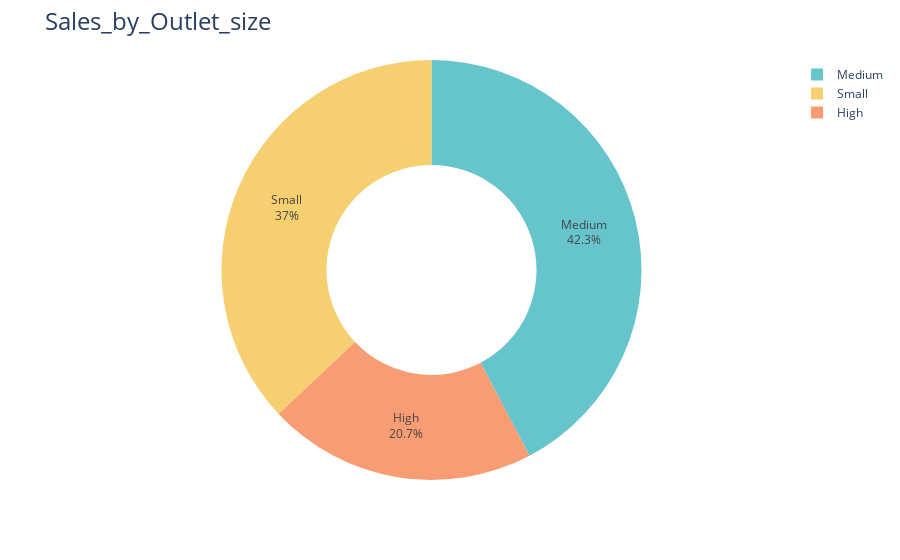

Notebook code for this chart:
### Markdown cell above
### 5.Sales by outlet size

### Code cell
Sales_by_Outlet_size = df.groupby("Outlet Size")["Sales"].sum().reset_index()
fig = px.pie(Sales_by_Outlet_size,values="Sales",names="Outlet Size",
             hole = 0.5,color_discrete_sequence = px.colors.qualitative.Pastel)
fig.update_traces(textposition = "inside",textinfo ="percent+label")
fig.update_layout(title_text = "Sales_by_Outlet_size",title_font=dict(size=24))
fig.show()

### Figure 1 — Plotly figure (JSON) as saved in the notebook; plotly's stock layout.template omitted (floating-point values rounded to 4 significant figures)
{"data": [{"domain": {"x": [0, 1], "y": [0, 1]}, "hole": 0.5, "hovertemplate": "Outlet Size=%{label}<br>Sales=%{value}<extra></extra>", "labels": ["High", "Medium", "Small"], "legendgroup": "", "name": "", "showlegend": true, "textinfo": "percent+label", "textposition": "inside", "type": "pie", "values": [249000.0, 507900.0, 444800.0]}], "layout": {"legend": {"tracegroupgap": 0}, "margin": {"t": 60}, "piecolorway": ["rgb(102, 197, 204)", "rgb(246, 207, 113)", "rgb(248, 156, 116)", "rgb(220, 176, 242)", "rgb(135, 197, 95)", "rgb(158, 185, 243)", "rgb(254, 136, 177)", "rgb(201, 219, 116)", "rgb(139, 224, 164)", "rgb(180, 151, 231)", "rgb(179, 179, 179)"], "title": {"font": {"size": 24}, "text": "Sales_by_Outlet_size"}}}
